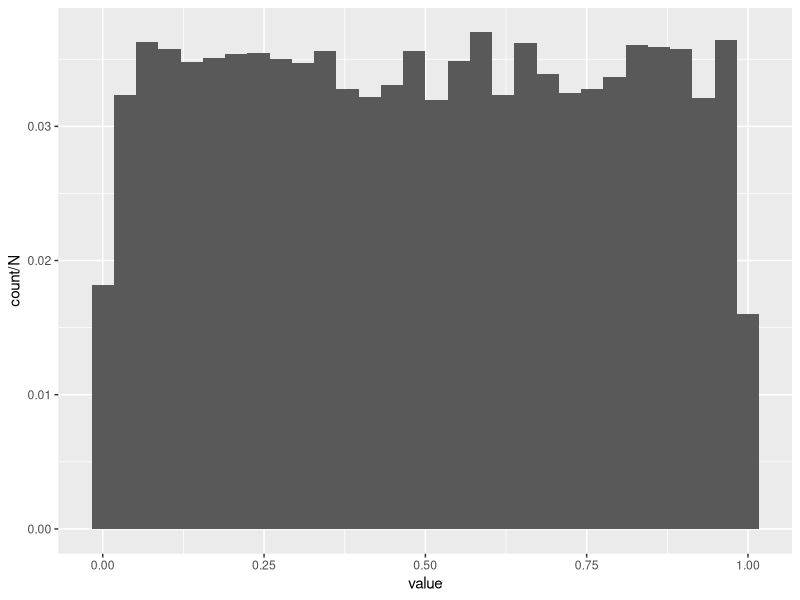

Reproduce this figure in R.
## ---- chunk 1
library(tidyverse)
## ---- chunk 2
# nothing
# 1
# 2
# 3
# 4
# 1,2
# 1,3
# 2,3
# 3,4
# 2,4
# 1,4
# 1,2,3
# 1,2,4
# 1,3,4
# 2,3,4
# 1,2,3,4
## ---- chunk 3
# Pr(2 or 3) = Pr(2) + Pr(3) = 0.3 + 0.25 = 0.55
## ---- chunk 4
# F(3) = p_1+p_2+p_3 = 0.3.
## ---- chunk 5
N <- 10000
realizations_N_uniform <- runif(n = N, min = 0, max = 1)

data.frame(value = realizations_N_uniform) %>% ggplot(aes(x = value, y = ..count../N)) + geom_histogram()
## ---- chunk 6
dunif(realizations_N_uniform[1], min = 0, max = 100)
## ---- chunk 7
bernouli <- function(p, n){
  return(rbinom(n = n, size = 1, prob = p))
}

### another way to do this...

bernouli <- function(p, n){
  return(sample(c(0,1), size = n, prob = c(1-p, p), replace = T))
}

bernouli(0.1, 100) ### 100 realizations of a Bernouli(p = 0.1) RV
## ---- chunk 8
gamma_evaluator <- function(x, alpha, beta){
  return(dgamma(x = x, shape = alpha, scale = beta))
}
## ---- chunk 9
gamma_evaluator(x = c(2.77776, 3.56, 9.11), alpha = 0.2, beta = 0.2)
